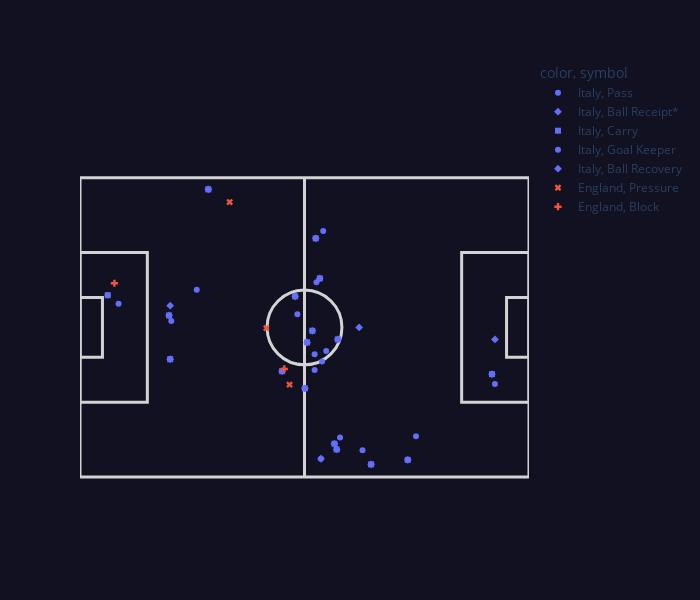

Notebook code for this chart:
### Code cell
df = poss_pre_plot.iloc[:-1,:]


x = [loc[0] for loc in df['location'].values]
y = [loc[1] for loc in df['location'].values]
pos_symbol = df['type'].values
pos_team = df['team'].values


fig = px.scatter(x=x, y=y, symbol=pos_symbol, color=pos_team)
fig = socly.draw_pitch_lines(fig)
fig.show()

### Figure 1 — Plotly figure (JSON) as saved in the notebook; plotly's stock layout.template omitted (floating-point values rounded to 4 significant figures)
{"data": [{"hovertemplate": "color=Italy<br>symbol=Pass<br>x=%{x}<br>y=%{y}<extra></extra>", "legendgroup": "Italy, Pass", "marker": {"color": "#636efa", "symbol": "circle"}, "mode": "markers", "name": "Italy, Pass", "orientation": "v", "showlegend": true, "type": "scatter", "x": [10.3, 24.4, 24.1, 31.2, 34.3, 63.2, 62.7, 69.5, 62.7, 57.5, 64.7, 68, 75.5, 64.4, 58.1, 65, 65.8, 89.8, 110.9], "xaxis": "x", "y": [46.3, 41.7, 31.5, 50.1, 76.9, 52.1, 32.8, 10.6, 28.6, 48.3, 30.9, 8.9, 7.2, 4.9, 43.5, 65.8, 33.7, 10.9, 24.9], "yaxis": "y"}, {"hovertemplate": "color=Italy<br>symbol=Ball Receipt*<br>x=%{x}<br>y=%{y}<extra></extra>", "legendgroup": "Italy, Ball Receipt*", "marker": {"color": "#636efa", "symbol": "diamond"}, "mode": "markers", "name": "Italy, Ball Receipt*", "orientation": "v", "showlegend": true, "type": "scatter", "x": [24.1, 24.1, 23.8, 34.3, 64.1, 74.6, 68.6, 60.1, 57.5, 60.7, 68, 77.8, 64.4, 54, 63, 62.1, 87.6, 110.1, 110.9], "xaxis": "x", "y": [45.8, 31.5, 43.2, 76.9, 53.1, 40, 7.4, 23.7, 48.3, 36, 8.9, 3.4, 4.9, 28.3, 63.8, 39.1, 4.6, 27.5, 36.8], "yaxis": "y"}, {"hovertemplate": "color=Italy<br>symbol=Carry<br>x=%{x}<br>y=%{y}<extra></extra>", "legendgroup": "Italy, Carry", "marker": {"color": "#636efa", "symbol": "square"}, "mode": "markers", "name": "Italy, Carry", "orientation": "v", "showlegend": true, "type": "scatter", "x": [7.4, 24.1, 23.8, 34.3, 64.1, 68.9, 68.6, 60.1, 57.5, 60.7, 68, 77.8, 54, 63, 62.1, 87.6, 110.1], "xaxis": "x", "y": [48.6, 31.5, 43.2, 76.9, 53.1, 36.8, 7.4, 23.7, 48.3, 36, 8.9, 3.4, 28.3, 63.8, 39.1, 4.6, 27.5], "yaxis": "y"}, {"hovertemplate": "color=Italy<br>symbol=Goal Keeper<br>x=%{x}<br>y=%{y}<extra></extra>", "legendgroup": "Italy, Goal Keeper", "marker": {"color": "#636efa", "symbol": "circle"}, "mode": "markers", "name": "Italy, Goal Keeper", "orientation": "v", "showlegend": true, "type": "scatter", "x": [7.4], "xaxis": "x", "y": [48.6], "yaxis": "y"}, {"hovertemplate": "color=Italy<br>symbol=Ball Recovery<br>x=%{x}<br>y=%{y}<extra></extra>", "legendgroup": "Italy, Ball Recovery", "marker": {"color": "#636efa", "symbol": "diamond"}, "mode": "markers", "name": "Italy, Ball Recovery", "orientation": "v", "showlegend": true, "type": "scatter", "x": [68.9], "xaxis": "x", "y": [36.8], "yaxis": "y"}, {"hovertemplate": "color=England<br>symbol=Pressure<br>x=%{x}<br>y=%{y}<extra></extra>", "legendgroup": "England, Pressure", "marker": {"color": "#EF553B", "symbol": "x"}, "mode": "markers", "name": "England, Pressure", "orientation": "v", "showlegend": true, "type": "scatter", "x": [56, 49.8, 40], "xaxis": "x", "y": [24.7, 39.8, 73.5], "yaxis": "y"}, {"hovertemplate": "color=England<br>symbol=Block<br>x=%{x}<br>y=%{y}<extra></extra>", "legendgroup": "England, Block", "marker": {"color": "#EF553B", "symbol": "cross"}, "mode": "markers", "name": "England, Block", "orientation": "v", "showlegend": true, "type": "scatter", "x": [54.6, 9.2], "xaxis": "x", "y": [28.9, 51.8], "yaxis": "y"}], "layout": {"height": 600, "legend": {"title": {"text": "color, symbol"}, "tracegroupgap": 0}, "margin": {"t": 60}, "paper_bgcolor": "#112", "plot_bgcolor": "#112", "shapes": [{"layer": "below", "line": {"color": "LightGrey", "width": 3}, "type": "rect", "x0": 0, "x1": 18, "xref": "x", "y0": 60, "y1": 20, "yref": "y"}, {"layer": "below", "line": {"color": "LightGrey", "width": 3}, "type": "rect", "x0": 0, "x1": 6, "xref": "x", "y0": 48, "y1": 32, "yref": "y"}, {"layer": "below", "line": {"color": "LightGrey", "width": 3}, "type": "rect", "x0": 102, "x1": 120, "xref": "x", "y0": 60, "y1": 20, "yref": "y"}, {"layer": "below", "line": {"color": "LightGrey", "width": 3}, "type": "rect", "x0": 114, "x1": 120, "xref": "x", "y0": 48, "y1": 32, "yref": "y"}, {"layer": "below", "line": {"color": "LightGrey", "width": 3}, "type": "line", "x0": 60, "x1": 60, "xref": "x", "y0": 80, "y1": 0, "yref": "y"}, {"layer": "below", "line": {"color": "LightGrey", "width": 3}, "type": "line", "x0": 0, "x1": 0, "xref": "x", "y0": 80, "y1": 0, "yref": "y"}, {"layer": "below", "line": {"color": "LightGrey", "width": 3}, "type": "line", "x0": 120, "x1": 120, "xref": "x", "y0": 80, "y1": 0, "yref": "y"}, {"layer": "below", "line": {"color": "LightGrey", "width": 3}, "type": "line", "x0": 0, "x1": 120, "xref": "x", "y0": 80, "y1": 80, "yref": "y"}, {"layer": "below", "line": {"color": "LightGrey", "width": 3}, "type": "line", "x0": 0, "x1": 120, "xref": "x", "y0": 0, "y1": 0, "yref": "y"}, {"layer": "below", "line": {"color": "LightGrey", "width": 3}, "type": "circle", "x0": 50, "x1": 70, "xref": "x", "y0": 50, "y1": 30, "yref": "y"}], "width": 700, "xaxis": {"anchor": "y", "domain": [0, 1], "range": [0, 120], "showgrid": false, "showticklabels": false, "title": {"text": "x"}, "visible": false}, "yaxis": {"anchor": "x", "domain": [0, 1], "range": [0, 100], "scaleanchor": "x", "scaleratio": 1, "showgrid": false, "showticklabels": false, "title": {"text": "y"}, "visible": false}}}
